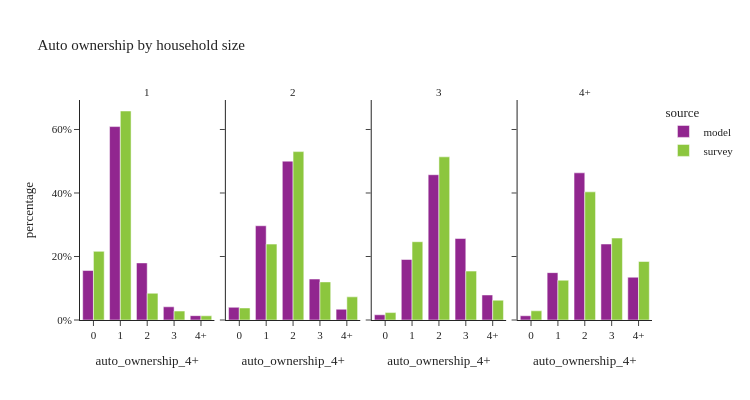

Here is the notebook cell this chart was saved with:
### Code cell
util.plot_share_facetbar(hh_data, 'hh_weight', share_col="auto_ownership_4+", title="Auto ownership by household size", 
                            facet_col="hhsize_4+", facet_col_wrap=4, height=400, orientation='v')

### Figure 1 — Plotly figure (JSON) as saved in the notebook; plotly's stock layout.template omitted (floating-point values rounded to 4 significant figures)
{"data": [{"alignmentgroup": "True", "customdata": [[70464], [275434], [81290], [18799], [6175]], "hovertemplate": "source=model<br>hhsize_4+=1<br>auto_ownership_4+=%{x}<br>percentage=%{y}<br>sample_size=%{customdata[0]}<extra></extra>", "legendgroup": "model", "marker": {"color": "#91268F", "pattern": {"shape": ""}}, "name": "model", "offsetgroup": "model", "orientation": "v", "showlegend": true, "textposition": "auto", "type": "bar", "x": ["0", "1", "2", "3", "4+"], "xaxis": "x", "y": [0.1558, 0.6091, 0.1798, 0.04158, 0.01366], "yaxis": "y"}, {"alignmentgroup": "True", "customdata": [[21346], [158411], [266986], [68851], [18088]], "hovertemplate": "source=model<br>hhsize_4+=2<br>auto_ownership_4+=%{x}<br>percentage=%{y}<br>sample_size=%{customdata[0]}<extra></extra>", "legendgroup": "model", "marker": {"color": "#91268F", "pattern": {"shape": ""}}, "name": "model", "offsetgroup": "model", "orientation": "v", "showlegend": false, "textposition": "auto", "type": "bar", "x": ["0", "1", "2", "3", "4+"], "xaxis": "x2", "y": [0.04, 0.2968, 0.5003, 0.129, 0.03389], "yaxis": "y2"}, {"alignmentgroup": "True", "customdata": [[4190], [48471], [116365], [65270], [20040]], "hovertemplate": "source=model<br>hhsize_4+=3<br>auto_ownership_4+=%{x}<br>percentage=%{y}<br>sample_size=%{customdata[0]}<extra></extra>", "legendgroup": "model", "marker": {"color": "#91268F", "pattern": {"shape": ""}}, "name": "model", "offsetgroup": "model", "orientation": "v", "showlegend": false, "textposition": "auto", "type": "bar", "x": ["0", "1", "2", "3", "4+"], "xaxis": "x3", "y": [0.01647, 0.1906, 0.4575, 0.2566, 0.07879], "yaxis": "y3"}, {"alignmentgroup": "True", "customdata": [[4880], [54454], [169211], [87365], [49173]], "hovertemplate": "source=model<br>hhsize_4+=4+<br>auto_ownership_4+=%{x}<br>percentage=%{y}<br>sample_size=%{customdata[0]}<extra></extra>", "legendgroup": "model", "marker": {"color": "#91268F", "pattern": {"shape": ""}}, "name": "model", "offsetgroup": "model", "orientation": "v", "showlegend": false, "textposition": "auto", "type": "bar", "x": ["0", "1", "2", "3", "4+"], "xaxis": "x4", "y": [0.01337, 0.1492, 0.4635, 0.2393, 0.1347], "yaxis": "y4"}, {"alignmentgroup": "True", "customdata": [[503], [951], [116], [24], [13]], "hovertemplate": "source=survey<br>hhsize_4+=1<br>auto_ownership_4+=%{x}<br>percentage=%{y}<br>sample_size=%{customdata[0]}<extra></extra>", "legendgroup": "survey", "marker": {"color": "#8CC63E", "pattern": {"shape": ""}}, "name": "survey", "offsetgroup": "survey", "orientation": "v", "showlegend": true, "textposition": "auto", "type": "bar", "x": ["0", "1", "2", "3", "4+"], "xaxis": "x", "y": [0.2162, 0.6582, 0.08423, 0.02814, 0.01323], "yaxis": "y"}, {"alignmentgroup": "True", "customdata": [[113], [526], [612], [130], [52]], "hovertemplate": "source=survey<br>hhsize_4+=2<br>auto_ownership_4+=%{x}<br>percentage=%{y}<br>sample_size=%{customdata[0]}<extra></extra>", "legendgroup": "survey", "marker": {"color": "#8CC63E", "pattern": {"shape": ""}}, "name": "survey", "offsetgroup": "survey", "orientation": "v", "showlegend": false, "textposition": "auto", "type": "bar", "x": ["0", "1", "2", "3", "4+"], "xaxis": "x2", "y": [0.03788, 0.239, 0.5303, 0.1199, 0.0729], "yaxis": "y2"}, {"alignmentgroup": "True", "customdata": [[12], [123], [183], [64], [23]], "hovertemplate": "source=survey<br>hhsize_4+=3<br>auto_ownership_4+=%{x}<br>percentage=%{y}<br>sample_size=%{customdata[0]}<extra></extra>", "legendgroup": "survey", "marker": {"color": "#8CC63E", "pattern": {"shape": ""}}, "name": "survey", "offsetgroup": "survey", "orientation": "v", "showlegend": false, "textposition": "auto", "type": "bar", "x": ["0", "1", "2", "3", "4+"], "xaxis": "x3", "y": [0.02333, 0.2465, 0.5139, 0.154, 0.06236], "yaxis": "y3"}, {"alignmentgroup": "True", "customdata": [[11], [94], [203], [71], [46]], "hovertemplate": "source=survey<br>hhsize_4+=4+<br>auto_ownership_4+=%{x}<br>percentage=%{y}<br>sample_size=%{customdata[0]}<extra></extra>", "legendgroup": "survey", "marker": {"color": "#8CC63E", "pattern": {"shape": ""}}, "name": "survey", "offsetgroup": "survey", "orientation": "v", "showlegend": false, "textposition": "auto", "type": "bar", "x": ["0", "1", "2", "3", "4+"], "xaxis": "x4", "y": [0.0289, 0.1253, 0.4036, 0.258, 0.1842], "yaxis": "y4"}], "layout": {"annotations": [{"font": {}, "showarrow": false, "text": "1", "x": 0.1175, "xanchor": "center", "xref": "paper", "y": 1.0, "yanchor": "bottom", "yref": "paper"}, {"font": {}, "showarrow": false, "text": "2", "x": 0.3725, "xanchor": "center", "xref": "paper", "y": 1.0, "yanchor": "bottom", "yref": "paper"}, {"font": {}, "showarrow": false, "text": "3", "x": 0.6275, "xanchor": "center", "xref": "paper", "y": 1.0, "yanchor": "bottom", "yref": "paper"}, {"font": {}, "showarrow": false, "text": "4+", "x": 0.8825, "xanchor": "center", "xref": "paper", "y": 1.0, "yanchor": "bottom", "yref": "paper"}], "barmode": "group", "height": 400, "legend": {"title": {"text": "source"}, "tracegroupgap": 0}, "title": {"text": "Auto ownership by household size"}, "width": 750, "xaxis": {"anchor": "y", "domain": [0.0, 0.235], "title": {"text": "auto_ownership_4+"}}, "xaxis2": {"anchor": "y2", "domain": [0.255, 0.49], "matches": "x", "title": {"text": "auto_ownership_4+"}}, "xaxis3": {"anchor": "y3", "domain": [0.51, 0.745], "matches": "x", "title": {"text": "auto_ownership_4+"}}, "xaxis4": {"anchor": "y4", "domain": [0.765, 1.0], "matches": "x", "title": {"text": "auto_ownership_4+"}}, "yaxis": {"anchor": "x", "domain": [0.0, 1.0], "tickformat": ".0%", "title": {"text": "percentage"}}, "yaxis2": {"anchor": "x2", "domain": [0.0, 1.0], "matches": "y", "showticklabels": false, "tickformat": ".0%"}, "yaxis3": {"anchor": "x3", "domain": [0.0, 1.0], "matches": "y", "showticklabels": false}, "yaxis4": {"anchor": "x4", "domain": [0.0, 1.0], "matches": "y", "showticklabels": false}}}
